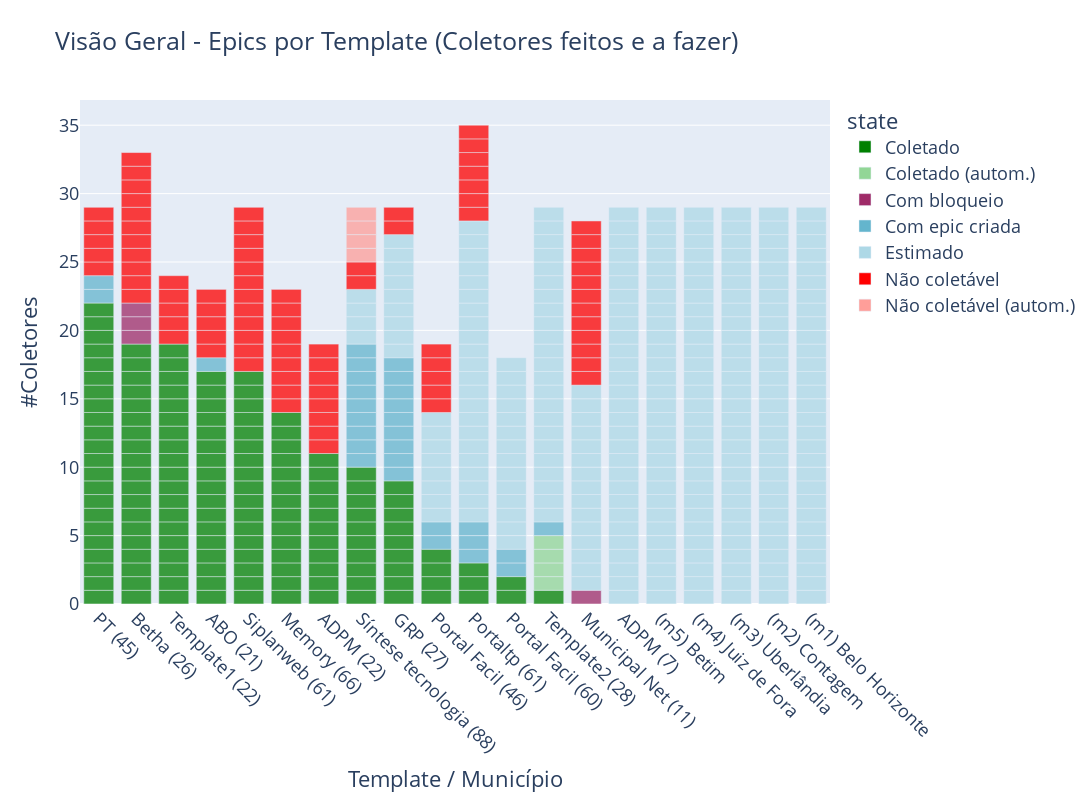

Here is the notebook cell this chart was saved with:
### Code cell
# TODO melhorar automacao
def plot_status_epics(df, top_templates, sondagem, title='Visão Geral - Epics por Template (Coletores feitos e a fazer)'):

    # resultados do buscador de subtags (sondagem)
    # templates_ja_analisados = ['ADPM', 'Betha', 'Municipal Net', 'Siplanweb', 'Memory']
    templates_ja_analisados = [
        'ADPM (22)', 'Betha (26)', 'Municipal Net (11)', 'Siplanweb (61)', 'Memory (66)', 
        'Template1 (22)', 'Portal Facil (60)', 'Portal Facil (46)']
    s = sondagem[sondagem == 0].count(axis=1)
    s = s[s != 0]
    s = s.drop(templates_ja_analisados)
    s = s.sort_index()
    nao_loc_autom = dict(s)
    
    # Fonte: Planilha Controle de Dados (#TODO transformar em Epics com "não-localizado")
    nao_loc_manual = {'Municipal Net (11)': 12, 'Portal Facil (46)': 5, 'Portaltp (61)': 7}
    coletado_autom = {'Template2 (28)': 4}
    
    for template, count in nao_loc_autom.items():
        for i in range(count):
            df = df.append({'template':template, 'state':'Não coletável (autom.)', 'aux':1}, ignore_index=True)
            
    for template, count in nao_loc_manual.items():
        for i in range(count):
            df = df.append({'template':template, 'state':'Não coletável', 'aux':1}, ignore_index=True)
            
    for template, count in coletado_autom.items():
        for i in range(count):
            df = df.append({'template':template, 'state':'Coletado (autom.)', 'aux':1}, ignore_index=True)
       
    # Pre-process dataframes       
    count_col = 'aux'
    name_col  = 'shortname'
    top_templates = top_templates[top_templates['rank'] <= 15]
    df = top_templates.merge(df, how='left').fillna({'state':'Estimado', count_col:1})   
    templates = df['template'].dropna().unique()     
 
    # TODO usar arquivo separado
    total_ref = 29  # Siplanweb  
    total = dict.fromkeys(templates, total_ref)
    total['Municipal Net (11)'] = 28
    total['Betha (26)'] = 33
    total['ADPM (22)'] = 19
    total['PT (45)'] = 28
    total['Memory (66)'] = 23
    total['ABO (21)'] = 23
    total['Template1 (22)'] = 24
    total['Portal Facil (60)'] = 18
    total['Portal Facil (46)'] = 19
    total['Portaltp (61)'] = 35
   
    # Fill missing (estimated) epics in df
    for template in templates:        
        created =  df.groupby('template').count()['state'][template]
        missing = total[template] - created
        size = df[df.template == template]['size'].values[0]
        name = df[df.template == template][name_col].values[0]

        for i in range(missing):            
            df = df.append({'template':template, 'state':'Estimado', name_col:name,
                            'size':size, count_col:1}, ignore_index=True)           
        
    df = df.sort_values(by=['state', name_col], ascending=[True,False])
    xorder = df.groupby(['state', name_col]).count()['aux'][
        'Coletado'].sort_values(ascending=False).index.tolist()

    # Plot
    fig = px.bar(
        df, y=count_col, x=name_col, color='state', height=800, width=1100, title=title,
        color_discrete_map = {
            'Coletado':'green', 
            'Coletado (autom.)':'#92d696', 
            'Com bloqueio':'#9F2B68',
            'Com epic criada':'#64b5cd', 
            'Estimado':'lightblue', 
            'Não coletável':'red', 
            'Não coletável (autom.)':'#ff9e99'}, 
        labels = {
            count_col:"#Coletores", 
            name_col:"Template / Município"}, 
        opacity = 0.75 )    
    
    fig.update_layout(xaxis={'categoryorder':'array', 'categoryarray':xorder})
    fig.update_xaxes(tickangle=45)
    fig.update_layout(font=dict(size=18))    
    
    return fig

#-------------------------------------------------------------

epics_df = pd.read_csv("data/epics.csv")
top_templates = pd.read_csv("data/top_templates.csv")
sondagem = pd.read_csv('data/resultados_templates.csv', index_col=0).astype(int)

fig = plot_status_epics(epics_df, top_templates, sondagem)    
fig.write_image('./fig/status-coleta.png', scale=1)
fig

### Figure 1 — Plotly figure (JSON) as saved in the notebook; plotly's stock layout.template omitted (floating-point values rounded to 4 significant figures; data arrays with more than 128 entries replaced by an {"elided": "..."} marker saying what was removed)
{"data": [{"alignmentgroup": "True", "hovertemplate": "state=Coletado<br>Template / Município=%{x}<br>#Coletores=%{y}<extra></extra>", "legendgroup": "Coletado", "marker": {"color": "green", "opacity": 0.75, "pattern": {"shape": ""}}, "name": "Coletado", "offsetgroup": "Coletado", "orientation": "v", "showlegend": true, "textposition": "auto", "type": "bar", "x": {"elided": "148 str values"}, "xaxis": "x", "y": {"elided": "148 int values"}, "yaxis": "y"}, {"alignmentgroup": "True", "hovertemplate": "state=Coletado (autom.)<br>Template / Município=%{x}<br>#Coletores=%{y}<extra></extra>", "legendgroup": "Coletado (autom.)", "marker": {"color": "#92d696", "opacity": 0.75, "pattern": {"shape": ""}}, "name": "Coletado (autom.)", "offsetgroup": "Coletado (autom.)", "orientation": "v", "showlegend": true, "textposition": "auto", "type": "bar", "x": ["Template2 (28)", "Template2 (28)", "Template2 (28)", "Template2 (28)"], "xaxis": "x", "y": [1, 1, 1, 1], "yaxis": "y"}, {"alignmentgroup": "True", "hovertemplate": "state=Com bloqueio<br>Template / Município=%{x}<br>#Coletores=%{y}<extra></extra>", "legendgroup": "Com bloqueio", "marker": {"color": "#9F2B68", "opacity": 0.75, "pattern": {"shape": ""}}, "name": "Com bloqueio", "offsetgroup": "Com bloqueio", "orientation": "v", "showlegend": true, "textposition": "auto", "type": "bar", "x": ["Municipal Net (11)", "Betha (26)", "Betha (26)", "Betha (26)"], "xaxis": "x", "y": [1, 1, 1, 1], "yaxis": "y"}, {"alignmentgroup": "True", "hovertemplate": "state=Com epic criada<br>Template / Município=%{x}<br>#Coletores=%{y}<extra></extra>", "legendgroup": "Com epic criada", "marker": {"color": "#64b5cd", "opacity": 0.75, "pattern": {"shape": ""}}, "name": "Com epic criada", "offsetgroup": "Com epic criada", "orientation": "v", "showlegend": true, "textposition": "auto", "type": "bar", "x": ["Template2 (28)", "Síntese tecnologia (88)", "Síntese tecnologia (88)", "Síntese tecnologia (88)", "Síntese tecnologia (88)", "Síntese tecnologia (88)", "Síntese tecnologia (88)", "Síntese tecnologia (88)", "Síntese tecnologia (88)", "Síntese tecnologia (88)", "Portaltp (61)", "Portaltp (61)", "Portaltp (61)", "Portal Facil (60)", "Portal Facil (60)", "Portal Facil (46)", "Portal Facil (46)", "PT (45)", "PT (45)", "GRP (27)", "GRP (27)", "GRP (27)", "GRP (27)", "GRP (27)", "GRP (27)", "GRP (27)", "GRP (27)", "GRP (27)", "ABO (21)"], "xaxis": "x", "y": [1, 1, 1, 1, 1, 1, 1, 1, 1, 1, 1, 1, 1, 1, 1, 1, 1, 1, 1, 1, 1, 1, 1, 1, 1, 1, 1, 1, 1], "yaxis": "y"}, {"alignmentgroup": "True", "hovertemplate": "state=Estimado<br>Template / Município=%{x}<br>#Coletores=%{y}<extra></extra>", "legendgroup": "Estimado", "marker": {"color": "lightblue", "opacity": 0.75, "pattern": {"shape": ""}}, "name": "Estimado", "offsetgroup": "Estimado", "orientation": "v", "showlegend": true, "textposition": "auto", "type": "bar", "x": {"elided": "269 str values"}, "xaxis": "x", "y": {"elided": "269 int values"}, "yaxis": "y"}, {"alignmentgroup": "True", "hovertemplate": "state=Não coletável<br>Template / Município=%{x}<br>#Coletores=%{y}<extra></extra>", "legendgroup": "Não coletável", "marker": {"color": "red", "opacity": 0.75, "pattern": {"shape": ""}}, "name": "Não coletável", "offsetgroup": "Não coletável", "orientation": "v", "showlegend": true, "textposition": "auto", "type": "bar", "x": ["Template1 (22)", "Template1 (22)", "Template1 (22)", "Template1 (22)", "Template1 (22)", "Síntese tecnologia (88)", "Síntese tecnologia (88)", "Siplanweb (61)", "Siplanweb (61)", "Siplanweb (61)", "Siplanweb (61)", "Siplanweb (61)", "Siplanweb (61)", "Siplanweb (61)", "Siplanweb (61)", "Siplanweb (61)", "Siplanweb (61)", "Siplanweb (61)", "Siplanweb (61)", "Portaltp (61)", "Portaltp (61)", "Portaltp (61)", "Portaltp (61)", "Portaltp (61)", "Portaltp (61)", "Portaltp (61)", "Portal Facil (46)", "Portal Facil (46)", "Portal Facil (46)", "Portal Facil (46)", "Portal Facil (46)", "PT (45)", "PT (45)", "PT (45)", "PT (45)", "PT (45)", "Municipal Net (11)", "Municipal Net (11)", "Municipal Net (11)", "Municipal Net (11)", "Municipal Net (11)", "Municipal Net (11)", "Municipal Net (11)", "Municipal Net (11)", "Municipal Net (11)", "Municipal Net (11)", "Municipal Net (11)", "Municipal Net (11)", "Memory (66)", "Memory (66)", "Memory (66)", "Memory (66)", "Memory (66)", "Memory (66)", "Memory (66)", "Memory (66)", "Memory (66)", "GRP (27)", "GRP (27)", "Betha (26)", "Betha (26)", "Betha (26)", "Betha (26)", "Betha (26)", "Betha (26)", "Betha (26)", "Betha (26)", "Betha (26)", "Betha (26)", "Betha (26)", "ADPM (22)", "ADPM (22)", "ADPM (22)", "ADPM (22)", "ADPM (22)", "ADPM (22)", "ADPM (22)", "ADPM (22)", "ABO (21)", "ABO (21)", "ABO (21)", "ABO (21)", "ABO (21)"], "xaxis": "x", "y": [1, 1, 1, 1, 1, 1, 1, 1, 1, 1, 1, 1, 1, 1, 1, 1, 1, 1, 1, 1, 1, 1, 1, 1, 1, 1, 1, 1, 1, 1, 1, 1, 1, 1, 1, 1, 1, 1, 1, 1, 1, 1, 1, 1, 1, 1, 1, 1, 1, 1, 1, 1, 1, 1, 1, 1, 1, 1, 1, 1, 1, 1, 1, 1, 1, 1, 1, 1, 1, 1, 1, 1, 1, 1, 1, 1, 1, 1, 1, 1, 1, 1, 1], "yaxis": "y"}, {"alignmentgroup": "True", "hovertemplate": "state=Não coletável (autom.)<br>Template / Município=%{x}<br>#Coletores=%{y}<extra></extra>", "legendgroup": "Não coletável (autom.)", "marker": {"color": "#ff9e99", "opacity": 0.75, "pattern": {"shape": ""}}, "name": "Não coletável (autom.)", "offsetgroup": "Não coletável (autom.)", "orientation": "v", "showlegend": true, "textposition": "auto", "type": "bar", "x": ["Síntese tecnologia (88)", "Síntese tecnologia (88)", "Síntese tecnologia (88)", "Síntese tecnologia (88)"], "xaxis": "x", "y": [1, 1, 1, 1], "yaxis": "y"}], "layout": {"barmode": "relative", "font": {"size": 18}, "height": 800, "legend": {"title": {"text": "state"}, "tracegroupgap": 0}, "title": {"text": "Visão Geral - Epics por Template (Coletores feitos e a fazer)"}, "width": 1100, "xaxis": {"anchor": "y", "autorange": true, "categoryarray": ["PT (45)", "Betha (26)", "Template1 (22)", "ABO (21)", "Siplanweb (61)", "Memory (66)", "ADPM (22)", "Síntese tecnologia (88)", "GRP (27)", "Portal Facil (46)", "Portaltp (61)", "Portal Facil (60)", "Template2 (28)"], "categoryorder": "array", "domain": [0, 1], "range": [-0.5, 19.5], "tickangle": 45, "title": {"text": "Template / Município"}, "type": "category"}, "yaxis": {"anchor": "x", "autorange": true, "domain": [0, 1], "range": [0, 36.84], "title": {"text": "#Coletores"}, "type": "linear"}}}
